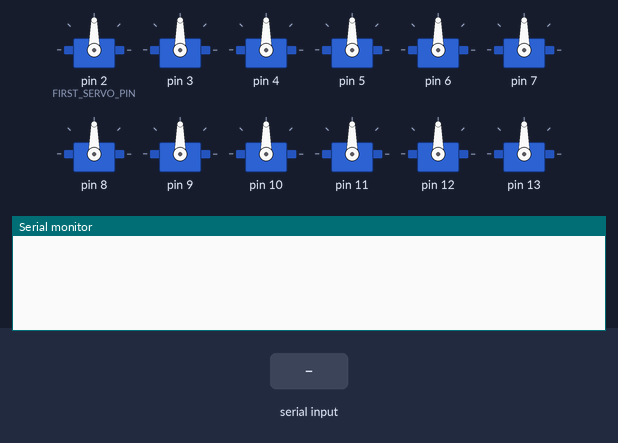
A sketch run on a simulated Arduino Mega 2560, built with avr-gcc and run on an emulated ATmega2560. On the bench: 12 × servo, the last lines printed to the serial monitor. The test bench sets the inputs (shaded band).

Above: at 1.2 s.
1.3 s: "90,45\n" received over Serial
At 2.5 s:
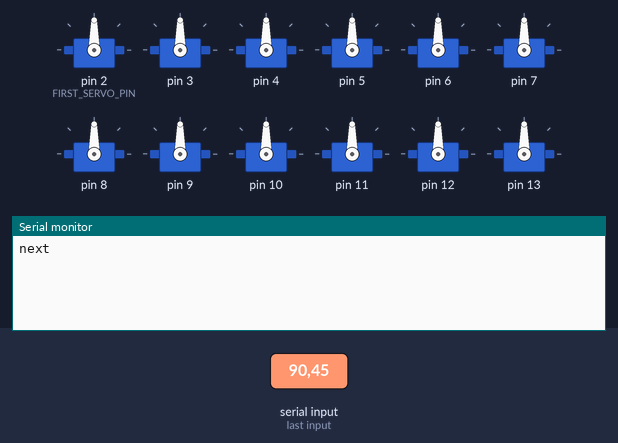
2.8 s: byte 115 ('s') received over Serial
At 3.7 s:
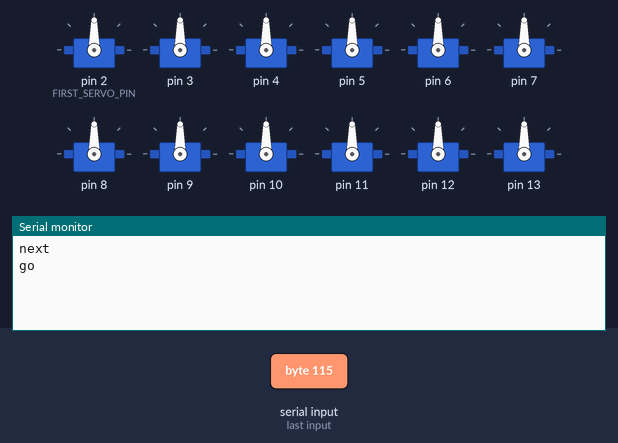

The sketch:

maker_serialwait.ino
```cpp
#include <Servo.h>
#define NBR_SERVOS 12  // the number of servos, up to 48 for Mega, 12 for other boards
#define FIRST_SERVO_PIN 2

Servo Servos[NBR_SERVOS] ; // max servos is 48 for mega, 12 for other boards

int allpos[NBR_SERVOS];
String inputString;
int index;
bool lastChar = false;
void setup() {
Serial.begin(9600);     // opens serial port, sets data rate to 9600 bps

for( int i =0; i < NBR_SERVOS; i++){
    Servos[i].attach(FIRST_SERVO_PIN +i);
  }

}

void loop() {

// send data only when you receive data:
while (Serial.available()) {
int inChar = Serial.read();
//Serial.println((char)inChar);
if(inChar == 's'){
  index = 0;
  Serial.println("go");
}else{
if(isDigit(inChar)){
    inputString += (char)inChar;
}
  if(inChar == '\n'){

    //Serial.println(inputString);
    int num = inputString.toInt();
    //Serial.println(num);
    inputString = "";
    allpos[index] = num;
    index++;
    //Serial.println(index);
    if(index == NBR_SERVOS){
      index = 0;
      muovi();
    }else{
     Serial.println("next");
    }
  }
}
}
}

void muovi(){
  for(int i=0; i<NBR_SERVOS; i++){
      Servos[i].write(map(allpos[i],0,100,0,180));
      Serial.println(allpos[i]);
      delay(5);
     }
     Serial.println("ready");
}

void muoviTutti(int pos){
  for( int k =0; k <NBR_SERVOS; k++)
    Servos[k].write( map(pos, 0,1023,0,180));
  delay(15);
  //Serial.println("ready");
}
```

Measured:
- after the input at 1.3 s, the serial monitor: prints a new line at once (image 1)
- after the input at 2.8 s, the serial monitor: prints a new line at once (image 2)
